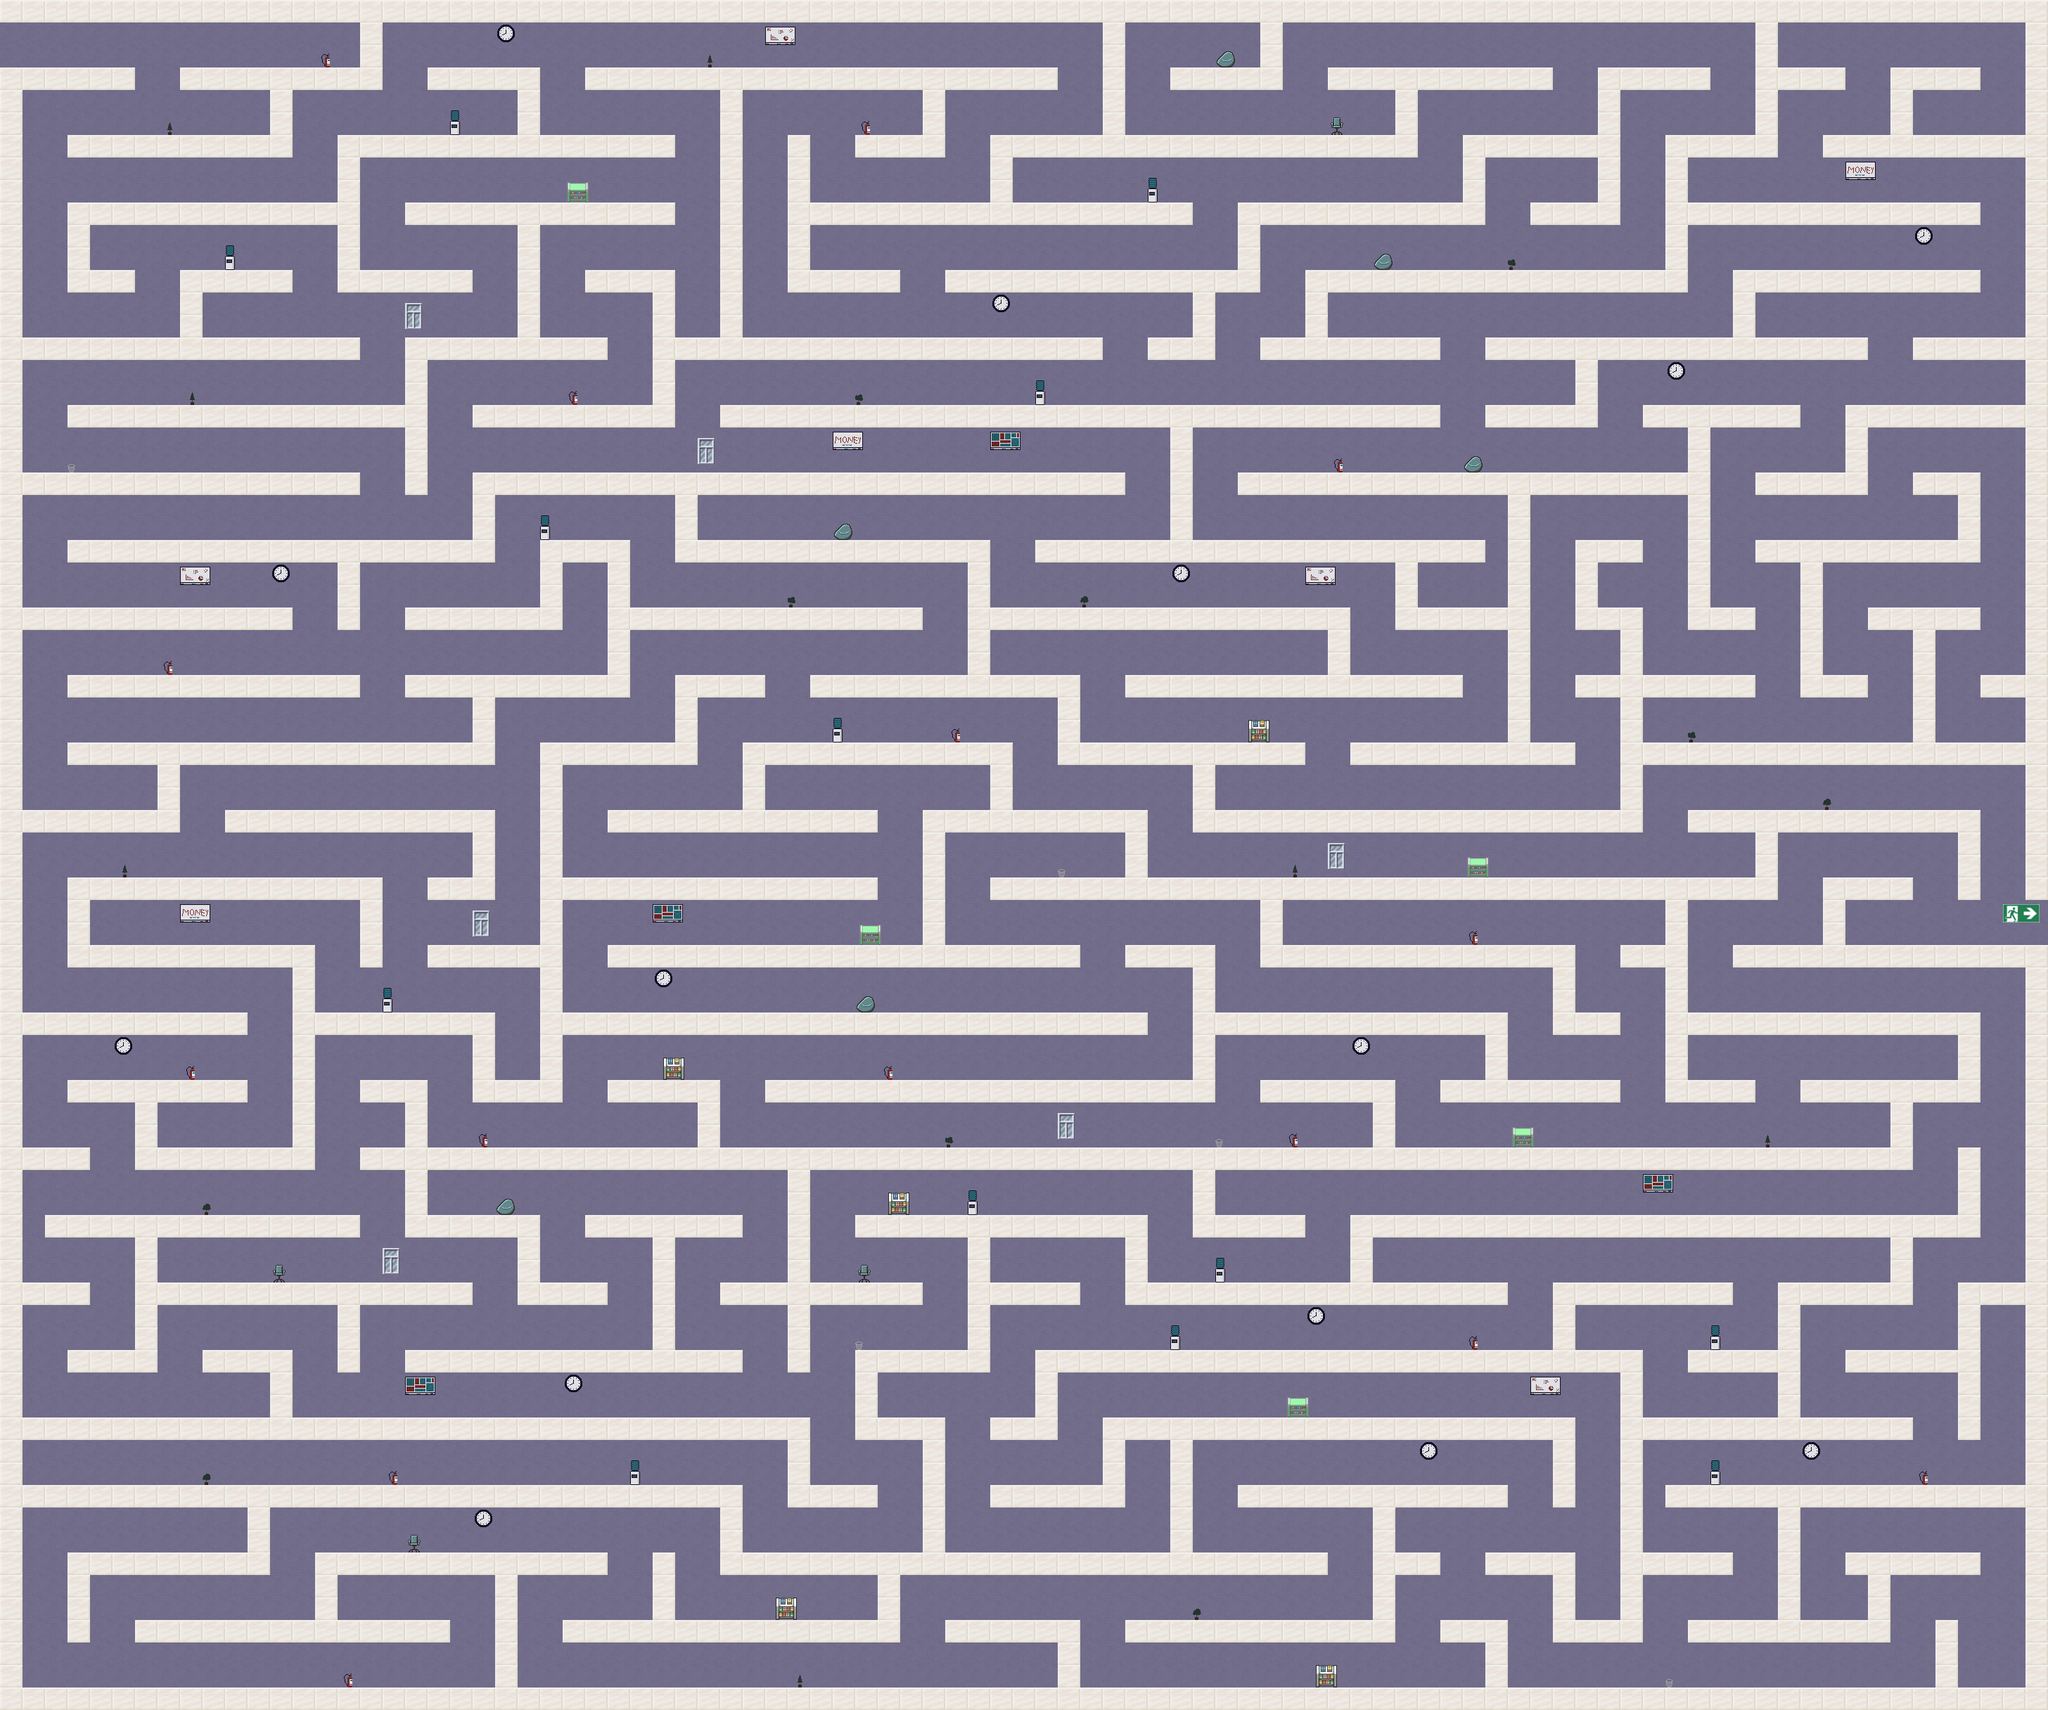

Rendered tile map (Tiled .tmx) drawn with the repository's tilesets; below, a short description and the map source with its tile grids summarised:
An orthogonal 91x76 tile map with 32x32 px tiles, 2 tile layers (Слой тайлов 1, Слой тайлов 2).

<map version="1.10" tiledversion="1.10.2" orientation="orthogonal" renderorder="right-down" width="91" height="76" tilewidth="32" tileheight="32" infinite="0" nextlayerid="3" nextobjectid="1">
 <tileset firstgid="1" source="декор.tsx" />
 <layer id="1" name="Слой тайлов 1" width="91" height="76">
  <data>[6916 cells, 6916 non-empty, 4 distinct tile ids]</data>
 </layer>
 <layer id="2" name="Слой тайлов 2" width="91" height="76">
  <data>[6916 cells, 96 non-empty, 15 distinct tile ids]</data>
 </layer>
</map>